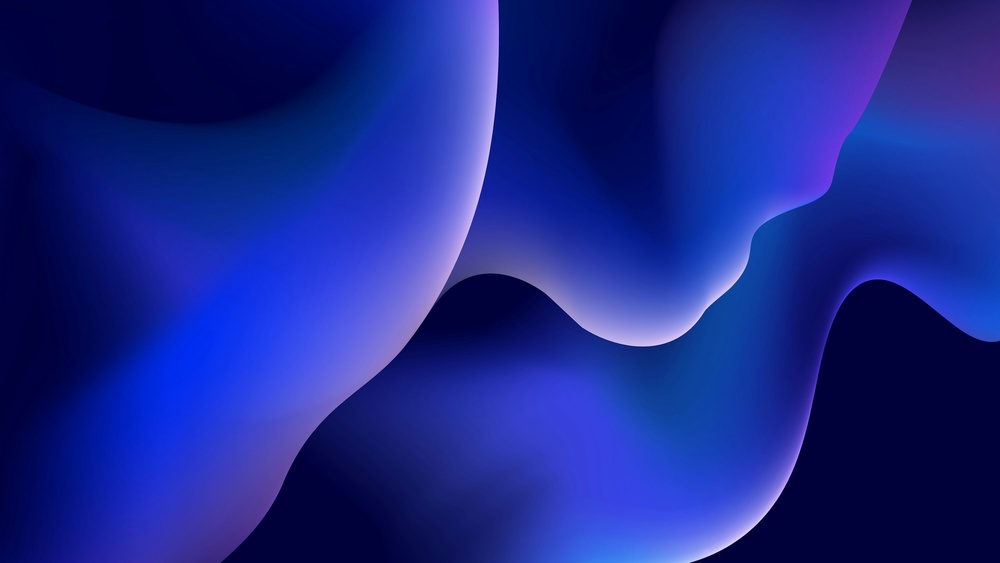
#> input picture assets/images/background.jpeg, 1000 x 563 px, shrunk from 3000 x 1688 before the run, found by its file name
$ python glassmorphism.py
#> lines starting #> are read from the running program, lines starting #| are printed output that depends on the picture
from PIL import Image, ImageEnhance, ImageFilter
import cv2
import numpy as np

def apply_frosted_glass_effect(image, radius=100):
    """
    Apply a frosted glass effect using a Gaussian blur to the image.

    :param image: PIL Image object
    :param radius: Radius of the blur (higher value = more frostiness)
    :return: PIL Image object with frosted glass effect
    """
    # Convert PIL Image to OpenCV format
    open_cv_image = np.array(image)
    open_cv_image = cv2.cvtColor(open_cv_image, cv2.COLOR_RGB2BGR)

    # Apply a Gaussian blur to simulate frosted glass
    frosted_image = cv2.GaussianBlur(open_cv_image, (radius, radius), 0)

    # Convert back to PIL Image
    frosted_image = cv2.cvtColor(frosted_image, cv2.COLOR_BGR2RGB)
    return Image.fromarray(frosted_image)

def darken_image(image, factor=0.5):
    """
    Darken the image by a given factor.

    :param image: PIL Image object
    :param factor: Factor by which to darken the image (0.0 - 1.0)
    :return: Darkened PIL Image object
    """
    enhancer = ImageEnhance.Brightness(image)
    return enhancer.enhance(factor)

# Load the background image
image = Image.open('assets/images/background.jpeg')
#> image is the input picture: PIL image 1000x563 RGB; mean R, G, B 25.9, 38.5, 138.8

# Darken the image
darkened_image = darken_image(image, factor=0.5)
#> in darken_image, `return enhancer.enhance(factor)`:
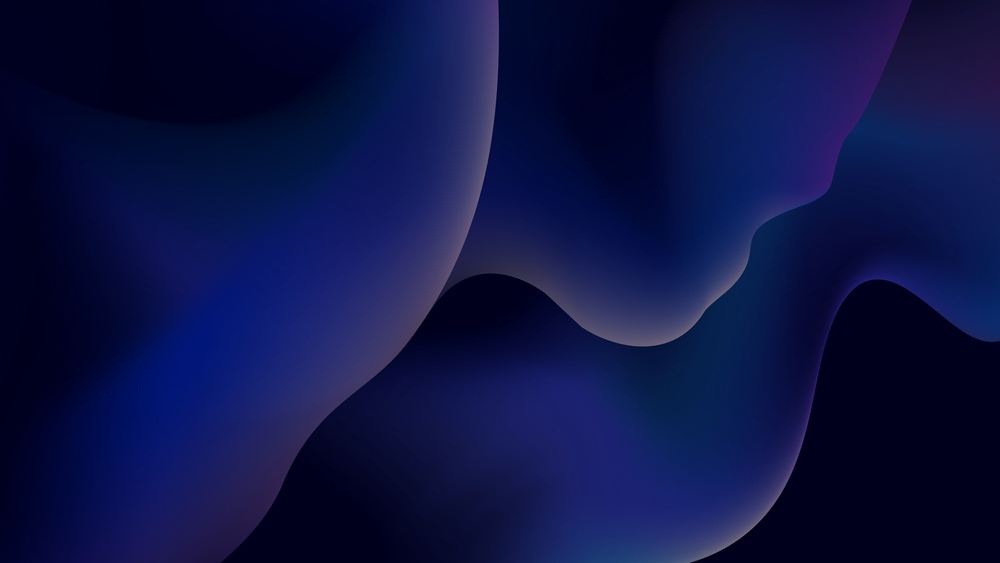
#> returned value: PIL image 1000x563 RGB; mean R, G, B 12.7, 19, 69.2

# Apply frosted glass effect
frosted_glass_image = apply_frosted_glass_effect(darkened_image, radius=25)

# Save the result
frosted_glass_image.save('output_image.jpeg')
